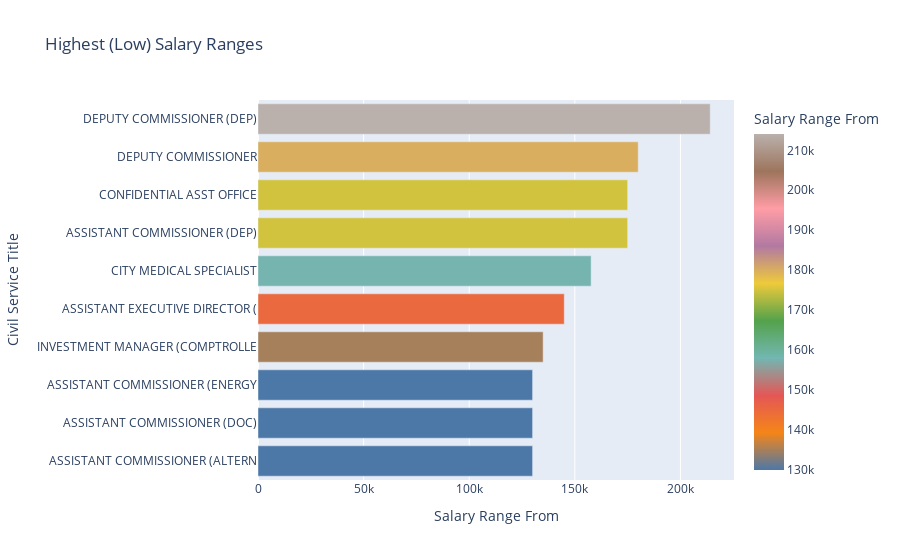

Here is the notebook cell this chart was saved with:
### Markdown cell above
##### Highest Low Salary Ranges
###### With this, we seem to delve in the highest-least salary. Although it sounds like an oxymoron, it would give us an insight on which post holds the most promise for an applicant, for if the base if already high, it would be a lot more appealing than the roof-shattering salaries which are up and about in the world today.

### Code cell
high_sal_range = (data.groupby('Civil Service Title')['Salary Range From'].mean().nlargest(10)).reset_index()

fig = px.bar(high_sal_range, y="Civil Service Title", x="Salary Range From", orientation='h', title = "Highest (Low) Salary Ranges",color=  "Salary Range From", color_continuous_scale= px.colors.qualitative.T10).update_yaxes(categoryorder="total ascending")

fig.show()

### Figure 1 — Plotly figure (JSON) as saved in the notebook; plotly's stock layout.template omitted (floating-point values rounded to 4 significant figures)
{"data": [{"alignmentgroup": "True", "hovertemplate": "Salary Range From=%{marker.color}<br>Civil Service Title=%{y}<extra></extra>", "legendgroup": "", "marker": {"color": [214086, 180000, 175000, 175000, 157725, 145000, 135000, 130000, 130000, 130000], "coloraxis": "coloraxis"}, "name": "", "offsetgroup": "", "orientation": "h", "showlegend": false, "textposition": "auto", "type": "bar", "x": [214086, 180000, 175000, 175000, 157725, 145000, 135000, 130000, 130000, 130000], "xaxis": "x", "y": ["DEPUTY COMMISSIONER (DEP)", "DEPUTY COMMISSIONER", "ASSISTANT COMMISSIONER (DEP)", "CONFIDENTIAL ASST OFFICE", "CITY MEDICAL SPECIALIST", "ASSISTANT EXECUTIVE DIRECTOR (", "INVESTMENT MANAGER (COMPTROLLE", "ASSISTANT COMMISSIONER (ALTERN", "ASSISTANT COMMISSIONER (DOC)", "ASSISTANT COMMISSIONER (ENERGY"], "yaxis": "y"}], "layout": {"autosize": true, "barmode": "relative", "coloraxis": {"colorbar": {"title": {"text": "Salary Range From"}}, "colorscale": [[0, "#4C78A8"], [0.1111, "#F58518"], [0.2222, "#E45756"], [0.3333, "#72B7B2"], [0.4444, "#54A24B"], [0.5556, "#EECA3B"], [0.6667, "#B279A2"], [0.7778, "#FF9DA6"], [0.8889, "#9D755D"], [1, "#BAB0AC"]]}, "legend": {"tracegroupgap": 0}, "title": {"text": "Highest (Low) Salary Ranges"}, "xaxis": {"anchor": "y", "autorange": true, "domain": [0, 1], "range": [0, 225400.0], "title": {"text": "Salary Range From"}, "type": "linear"}, "yaxis": {"anchor": "x", "autorange": true, "categoryorder": "total ascending", "domain": [0, 1], "range": [-0.5, 9.5], "title": {"text": "Civil Service Title"}, "type": "category"}}}
